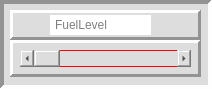
      <widget class="QFrame" name="frame_205">
       <property name="minimumSize">
        <size>
         <width>212</width>
         <height>89</height>
        </size>
       </property>
       <property name="styleSheet">
        <string notr="true">background-color: rgb(221, 221, 221);</string>
       </property>
       <property name="frameShape">
        <enum>QFrame::Panel</enum>
       </property>
       <property name="frameShadow">
        <enum>QFrame::Sunken</enum>
       </property>
       <property name="lineWidth">
        <number>4</number>
       </property>
       <property name="midLineWidth">
        <number>0</number>
       </property>
       <widget class="QFrame" name="frame_206">
        <property name="geometry">
         <rect>
          <x>10</x>
          <y>40</y>
          <width>191</width>
          <height>37</height>
         </rect>
        </property>
        <property name="styleSheet">
         <string notr="true"/>
        </property>
        <property name="frameShape">
         <enum>QFrame::Panel</enum>
        </property>
        <property name="frameShadow">
         <enum>QFrame::Raised</enum>
        </property>
        <property name="lineWidth">
         <number>3</number>
        </property>
        <widget class="QScrollBar" name="horizontalScrollBar_72">
         <property name="geometry">
          <rect>
           <x>10</x>
           <y>10</y>
           <width>171</width>
           <height>17</height>
          </rect>
         </property>
         <property name="minimumSize">
          <size>
           <width>171</width>
           <height>17</height>
          </size>
         </property>
         <property name="maximumSize">
          <size>
           <width>171</width>
           <height>17</height>
          </size>
         </property>
         <property name="styleSheet">
          <string notr="true"> border: 1px solid red</string>
         </property>
         <property name="orientation">
          <enum>Qt::Horizontal</enum>
         </property>
        </widget>
       </widget>
       <widget class="QFrame" name="frame_207">
        <property name="geometry">
         <rect>
          <x>10</x>
          <y>10</y>
          <width>191</width>
          <height>30</height>
         </rect>
        </property>
        <property name="frameShape">
         <enum>QFrame::Panel</enum>
        </property>
        <property name="frameShadow">
         <enum>QFrame::Raised</enum>
        </property>
        <property name="lineWidth">
         <number>3</number>
        </property>
        <property name="midLineWidth">
         <number>0</number>
        </property>
        <widget class="QLineEdit" name="lineEdit_72">
         <property name="geometry">
          <rect>
           <x>40</x>
           <y>5</y>
           <width>101</width>
           <height>20</height>
          </rect>
         </property>
         <property name="minimumSize">
          <size>
           <width>101</width>
           <height>20</height>
          </size>
         </property>
         <property name="maximumSize">
          <size>
           <width>101</width>
           <height>20</height>
          </size>
         </property>
         <property name="styleSheet">
          <string notr="true">QLineEdit {
 border: 3px solid wHITE;
	background-color: rgb(255, 255, 255);
}
</string>
         </property>
         <property name="placeholderText">
          <string>FuelLevel</string>
         </property>
        </widget>
       </widget>
      </widget>
